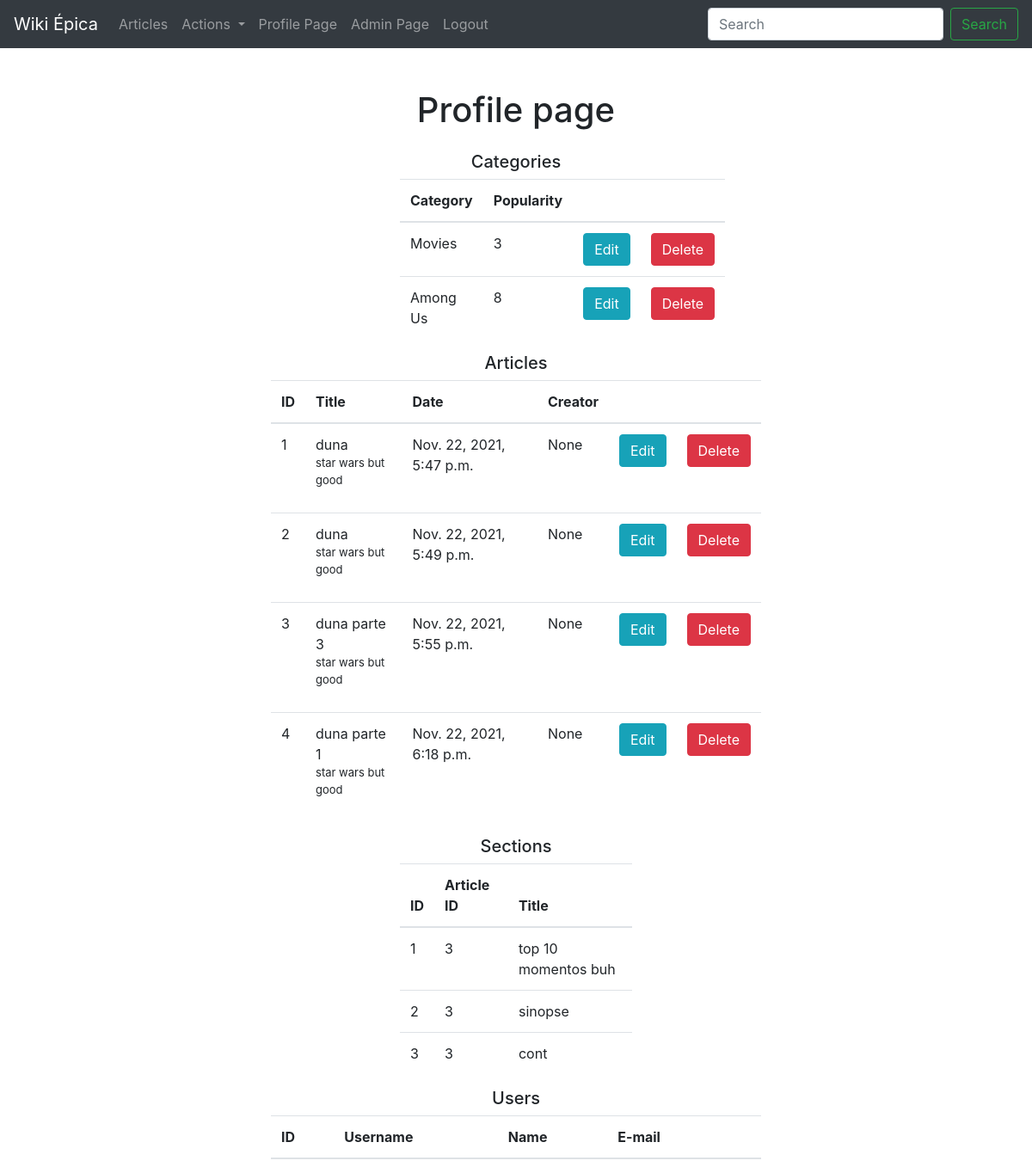
Before: /adminPage/ (signed in) with the older database file.
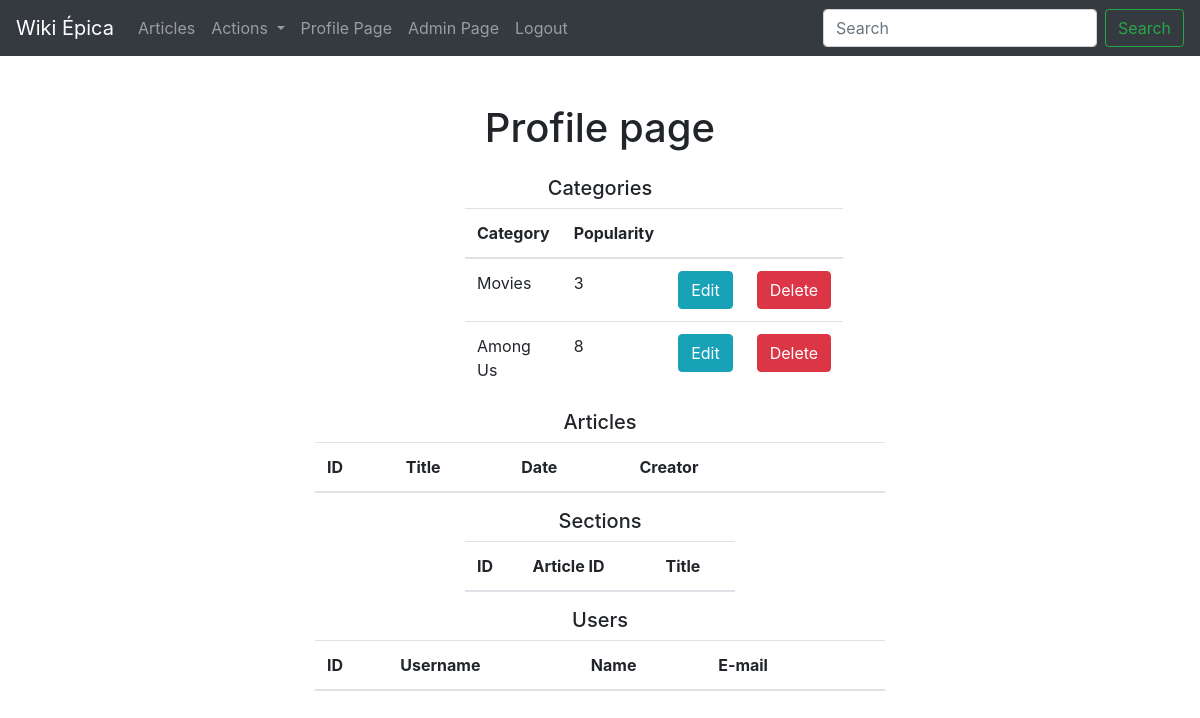
After: the same page with the newer database file.
### wiki/models.py (models this page shows, shortened)
class Category(models.Model):
    name = models.CharField(max_length=80)
    popularity = models.IntegerField()

class Article(models.Model):
    title = models.CharField(max_length=120)
    short_description = models.CharField(max_length=800)
    main_text = models.TextField()
    main_image = models.ImageField(upload_to=upload_path)
    side_card = models.JSONField(null=True, blank=True)
    categories = models.ManyToManyField(Category)
    date_created = models.DateTimeField(default=datetime.datetime.now)
    date_last_modified = models.DateTimeField(default=datetime.datetime.now)
    created_by_user = models.ForeignKey(
        settings.AUTH_USER_MODEL,
        null=True,
        on_delete=models.SET_NULL,
        related_name="creator"
    )
    last_modified_by_user = models.ForeignKey(
        settings.AUTH_USER_MODEL,
        null=True,
        on_delete=models.SET_NULL
    )
    edit_restriction_level = models.IntegerField()

class Section(models.Model):
    id = models.BigAutoField(primary_key=True)
    article = models.ForeignKey(Article, on_delete=models.CASCADE)
    position = models.PositiveSmallIntegerField()
    title = models.CharField(max_length=120)
    text = models.TextField()
    image = models.ImageField(upload_to=upload_path, null=True, blank=True)

### wiki/views.py (the view, shortened to what this page needs)
# urls.py: path('adminPage/', views.adminPage),
def adminPage(request):
    categories = Category.objects.all()
    articles = Article.objects.all()
    sections = Section.objects.all()
    users = User.objects.all()
    global mods_error
    params = {
        "categories": categories,
        "articles": articles,
        "sections": sections,
        "users": users,
        "mods_error": mods_error,
    }
    mods_error = False
    return render(request, "admin_page.html", params)

### wiki/templates/admin_page.html (shortened to what this page needs)
{% extends "layout.html" %}
{% block content %}
    <div class="d-flex justify-content-center mt-5"><h1>Profile page</h1></div>
    {% if not user.is_authenticated %}
        <div class="d-flex justify-content-center mt-5"><p class="text-danger">Please login to see this page.</p></div>
    {% elif not user.is_superuser %}
        <div class="d-flex justify-content-center mt-5"><p class="text-danger">You need admin permission level to see this page.</p></div>
    {% else %}
        <div class="container w-25 mt-3">
            <h5 class="d-flex justify-content-center">Categories</h5>
            <table class="table">
                <thead>
                    <tr>
                        <th scope="col">Category</th>
                        <th scope="col">Popularity</th>
                        <th scope="col"></th>
                        <th scope="col"></th>
                    </tr>
                </thead>
                <tbody>
                    {% for category in categories %}
                        <tr>
                            <td>{{ category.name }}</td>
                            <td>{{ category.popularity }}</td>
                            <td><a role="button" class="btn btn-info" style="color: white" href="/categories/edit/{{ category.id }}/">Edit</a></td>
                            <td>
                                <form action="." method="post">
                                    <input type="submit" value="Delete" role="button" class="btn btn-danger"></input>
                                </form>
                            </td>
                        </tr>
                    {% endfor %}
                </tbody>
            </table>
        </div>
        <div class="container w-50 mt-3">
            <h5 class="d-flex justify-content-center">Articles</h5>
            <table class="table">
                <thead>
                    <tr>
                        <th scope="col">ID</th>
                        <th scope="col">Title</th>
                        <th scope="col">Date</th>
                        <th scope="col">Creator</th>
                        <th scope="col"></th>
                        <th scope="col"></th>
                    </tr>
                </thead>
                <tbody>
                    {% for article in articles %}
                        <tr>
                            <td>{{ article.id }}</td>
                            <td>
                                {{ article.title }}
                                <p style="font-size: small">{{ article.short_description }}</p>
                            </td>
                            <td>{{ article.date_created }}</td>
                            <td>{{ article.created_by_user }}</td>
                            <td><a role="button" class="btn btn-info" style="color: white" href="/articles/edit/{{ article.id }}/">Edit</a></td>
                            <td>
                                <form action="." method="post">
                                    <input type="submit" value="Delete" role="button" class="btn btn-danger"></input>
                                </form>
                            </td>
                        </tr>
                    {% endfor %}
                </tbody>
            </table>
        </div>
        <div class="container w-25 mt-3">
            <h5 class="d-flex justify-content-center">Sections</h5>
            <table class="table">
                <thead>
                    <tr>
                        <th scope="col">ID</th>
                        <th scope="col">Article ID</th>
                        <th scope="col">Title</th>
                    </tr>
                </thead>
                <tbody>
                    {% for section in sections %}
                        <tr>
                            <td>{{ section.id }}</td>
                            <td>{{ section.article_id }}</td>
                            <td>{{ section.title }}</td>
                        </tr>
                    {% endfor %}
                </tbody>
            </table>
        </div>
        <div class="container w-50 mt-3">
            <h5 class="d-flex justify-content-center">Users</h5>
            <table class="table">
                <thead>
                    <tr>
                        <th scope="col">ID</th>
                        <th scope="col">Username</th>
                        <th scope="col">Name</th>
                        <th scope="col">E-mail</th>
                        <th scope="col"></th>
                    </tr>
                </thead>
            </table>
        </div>
    {% endif %}
{% endblock %}

### wiki/templates/layout.html (shortened to what this page needs)
{% load static %}
<!DOCTYPE html>
<html>
<head>
    <link rel="stylesheet" href="https://stackpath.bootstrapcdn.com/bootstrap/4.3.1/css/bootstrap.min.css">
    <link href="{% static "style.css" %}" rel="stylesheet"/>
</head>
<body>
<nav class="navbar navbar-expand-lg navbar-dark bg-dark sticky-top">
  <a class="navbar-brand" href="/">Wiki Épica</a>
  <div class="collapse navbar-collapse" id="navbarSupportedContent">
    <ul class="navbar-nav mr-auto">
      <li class="nav-item {% if articles_page %} active {% endif %}">
        <a class="nav-link" href="/articles">Articles</a>
      </li>
        {% if user.is_authenticated %}
            <li class="nav-item dropdown">
                <a class="nav-link dropdown-toggle" href="#" id="navbarDropdown" role="button" data-toggle="dropdown" aria-haspopup="true" aria-expanded="false">
                Actions
                </a>
            </li>
            <li class="nav-item {% if profile_page %} active {% endif %}">
                <a class="nav-link" href="/accounts/profile">Profile Page</a>
            </li>
            {% if user.is_superuser %}
                <li class="nav-item">
                    <a class="nav-link" href="/adminPage/">Admin Page</a>
                </li>
            {% endif %}
            <li class="nav-item">
                <a class="nav-link" href="/logout/">Logout</a>
            </li>
        {% else %}
            <li class="nav-item">
                <a class="nav-link" href="/login/">Login</a>
            </li>
        {% endif %}
    </ul>
    <form action="/articles" class="form-inline my-2 my-lg-0">
      <input name="search_prompt" class="form-control mr-sm-2" type="search" placeholder="Search" aria-label="Search">
      <button class="btn btn-outline-success my-2 my-sm-0" type="submit">Search</button>
    </form>
  </div>
</nav>
{% block content %}
{% endblock %}
</body>
</html>

Changed rows visible on the page:
removed Article: id "1", title "duna", short_description "star wars but good", date_created "Nov. 22, 2021, 5:47 p.m.", created_by_user "None"
removed Article: id "2", title "duna", short_description "star wars but good", date_created "Nov. 22, 2021, 5:49 p.m.", created_by_user "None"
removed Article: id "3", title "duna parte 3", short_description "star wars but good", date_created "Nov. 22, 2021, 5:55 p.m.", created_by_user "None"
removed Article: id "4", title "duna parte 1", short_description "star wars but good", date_created "Nov. 22, 2021, 6:18 p.m.", created_by_user "None"
removed Section: id "1", article_id "3", title "top 10 momentos buh"
removed Section: id "2", article_id "3", title "sinopse"
removed Section: id "3", article_id "3", title "cont"
